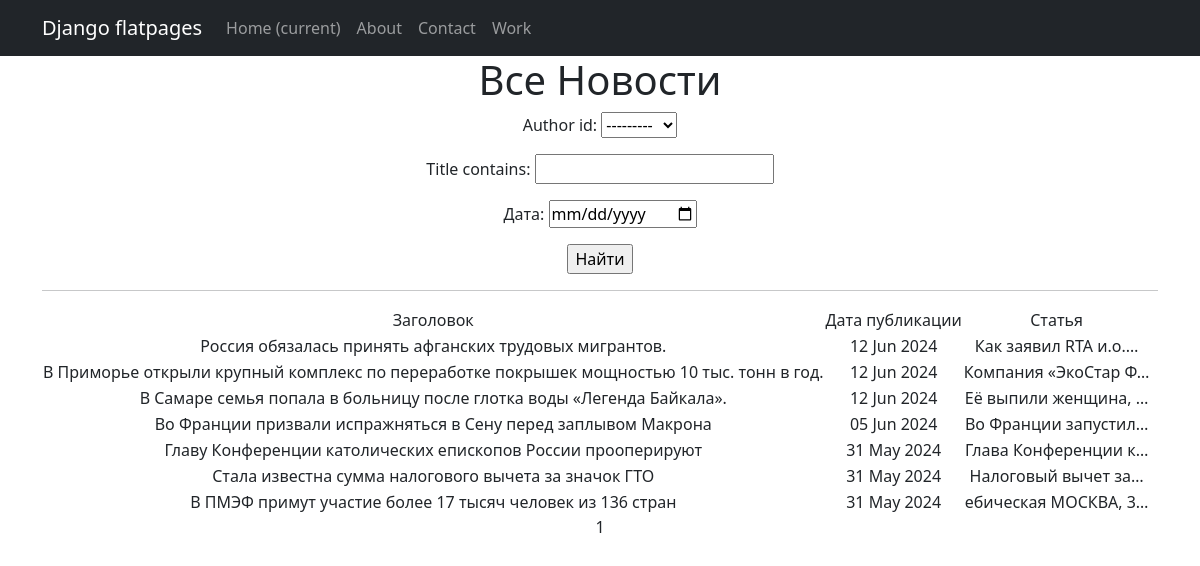
The page /search/ on the database as committed earlier.
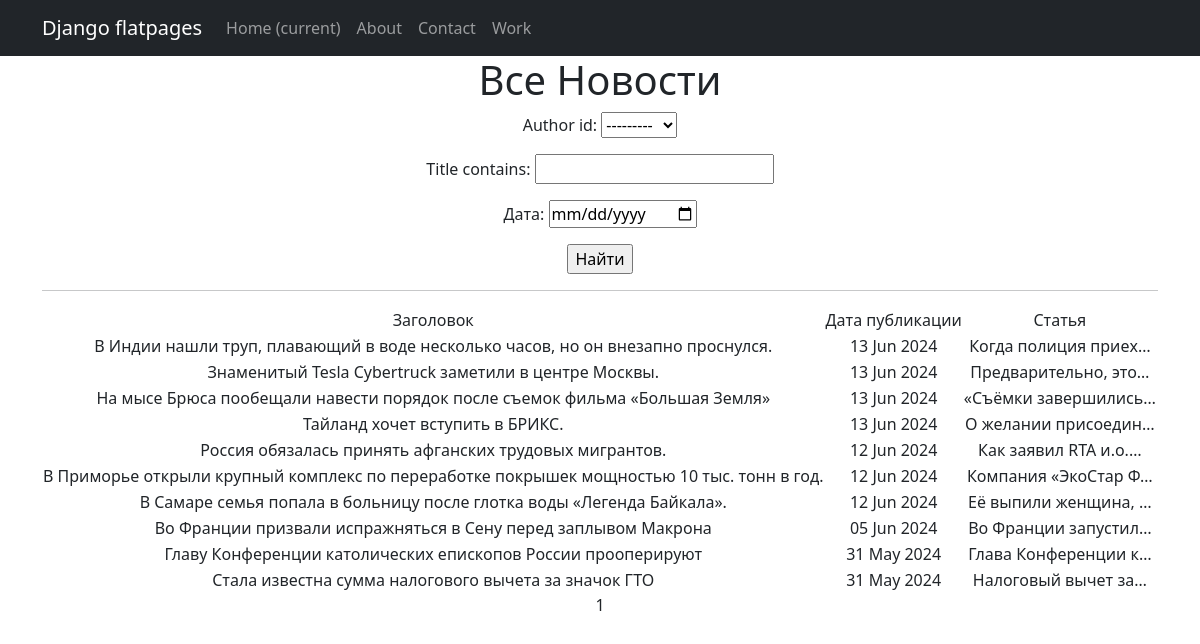
The same page on the database as committed later.
### News/models.py (models this page shows, shortened)
class Post(models.Model):
    news = 'NE'
    article = 'AR'
    POST_TIPE = [
        (news, "Новость"),
        (article, 'Статья')
    ]
    post_time_in = models.DateTimeField(auto_now_add=True)
    post_type = models.CharField(max_length=2, choices=POST_TIPE)
    title = models.CharField(max_length=255, default='None')
    post_text = models.TextField(default="Здесь пока никто ничего не написал.")
    post_rating = models.IntegerField(default=0)
    author_id = models.ForeignKey(Author, on_delete=models.CASCADE)
    categories = models.ManyToManyField(Category, through='PostCategory')

### News/views.py (the view)
# urls.py: path('search/', SearchList.as_view(), name='post_search'),
class SearchList(ListView):
    model = Post
    ordering = '-post_time_in'
    template_name = 'news_search.html'
    context_object_name = 'posts'
    paginate_by = 10
    def get_queryset(self):
        queryset = super().get_queryset()
        self.filterset = PostFilter(self.request.GET, queryset)
        return self.filterset.qs
    def get_context_data(self, **kwargs):
        context = super().get_context_data(**kwargs)
        context['filterset'] = self.filterset
        return context

### News/models.py (called while the page is built)
    def __str__(self):
        return self.user.username.title()

### templates/news_search.html (shortened to what this page needs)
{% extends 'flatpages/default.html' %}
{% load custom_filters %}
{% load custom_tags %}
{% block content %}
   <h1>Все Новости</h1>
   <form action="" method="get">
       {{ filterset.form.as_p }}
       <input type="submit" value="Найти" />
   </form>
   <hr>
   {% if posts %}
       <table>
           <tr>
               <td>Заголовок</td>
               <td>Дата публикации</td>
               <td>Статья</td>
           </tr>
           {% for post in posts %}
           <tr>
               <td>{{ post.title }}</td>
               <td>{{ post.post_time_in|date:'d M Y'  }}</td>
               <td>{{ post.post_text| truncatechars:20 }}</td>
           </tr>
           {% endfor %}
       </table>
   {% else %}
       <h2>Новостей нет нет!</h2>
   {% endif %}
   {{ page_obj.number }}
{% endblock content %}

Rows that differ between the two databases and show on the page:
removed Post: title "В ПМЭФ примут участие более 17 тысяч человек из 136 стран", post_time_in "31 May 2024", post_text "ебическая МОСКВА, 3…"
added Post: title "В Индии нашли труп, плавающий в воде несколько часов, но он внезапно проснулся.", post_time_in "13 Jun 2024", post_text "Когда полиция приех…"
added Post: title "Знаменитый Tesla Cybertruck заметили в центре Москвы.", post_time_in "13 Jun 2024", post_text "Предварительно, это…"
added Post: title "На мысе Брюса пообещали навести порядок после съемок фильма «Большая Земля»", post_time_in "13 Jun 2024", post_text "«Съёмки завершились…"
added Post: title "Тайланд хочет вступить в БРИКС.", post_time_in "13 Jun 2024", post_text "О желании присоедин…"
